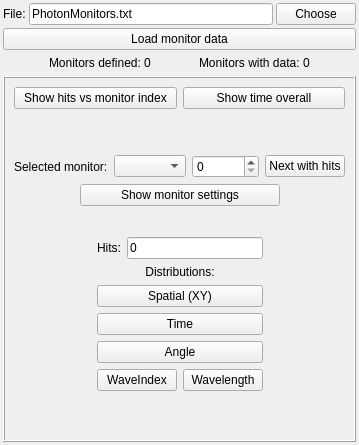
          <widget class="QWidget" name="tab_7">
           <attribute name="title">
            <string>Monitors</string>
           </attribute>
           <layout class="QVBoxLayout" name="verticalLayout_22">
            <property name="spacing">
             <number>3</number>
            </property>
            <property name="leftMargin">
             <number>3</number>
            </property>
            <property name="topMargin">
             <number>3</number>
            </property>
            <property name="rightMargin">
             <number>3</number>
            </property>
            <property name="bottomMargin">
             <number>3</number>
            </property>
            <item>
             <layout class="QHBoxLayout" name="horizontalLayout_39">
              <item>
               <widget class="QLabel" name="label_6">
                <property name="text">
                 <string>File:</string>
                </property>
               </widget>
              </item>
              <item>
               <widget class="QLineEdit" name="leMonitorsFileName">
                <property name="text">
                 <string>PhotonMonitors.txt</string>
                </property>
               </widget>
              </item>
              <item>
               <widget class="QPushButton" name="pbChooseMonitorsFile">
                <property name="text">
                 <string>Choose</string>
                </property>
               </widget>
              </item>
             </layout>
            </item>
            <item>
             <widget class="QPushButton" name="pbLoadMonitorsData">
              <property name="text">
               <string>Load monitor data</string>
              </property>
             </widget>
            </item>
            <item>
             <layout class="QHBoxLayout" name="horizontalLayout_40">
              <item>
               <spacer name="horizontalSpacer_39">
                <property name="orientation">
                 <enum>Qt::Horizontal</enum>
                </property>
                <property name="sizeHint" stdset="0">
                 <size>
                  <width>40</width>
                  <height>20</height>
                 </size>
                </property>
               </spacer>
              </item>
              <item>
               <widget class="QLabel" name="label_19">
                <property name="text">
                 <string>Monitors defined:</string>
                </property>
               </widget>
              </item>
              <item>
               <widget class="QLabel" name="labNumMonitors">
                <property name="text">
                 <string>0</string>
                </property>
                <property name="alignment">
                 <set>Qt::AlignCenter</set>
                </property>
               </widget>
              </item>
              <item>
               <spacer name="horizontalSpacer_41">
                <property name="orientation">
                 <enum>Qt::Horizontal</enum>
                </property>
                <property name="sizeHint" stdset="0">
                 <size>
                  <width>40</width>
                  <height>20</height>
                 </size>
                </property>
               </spacer>
              </item>
              <item>
               <widget class="QLabel" name="label_22">
                <property name="text">
                 <string>Monitors with data:</string>
                </property>
               </widget>
              </item>
              <item>
               <widget class="QLabel" name="labMonitorsWithHits">
                <property name="text">
                 <string>0</string>
                </property>
               </widget>
              </item>
              <item>
               <spacer name="horizontalSpacer_40">
                <property name="orientation">
                 <enum>Qt::Horizontal</enum>
                </property>
                <property name="sizeHint" stdset="0">
                 <size>
                  <width>40</width>
                  <height>20</height>
                 </size>
                </property>
               </spacer>
              </item>
             </layout>
            </item>
            <item>
             <widget class="QFrame" name="frMonitors">
              <property name="sizePolicy">
               <sizepolicy hsizetype="Preferred" vsizetype="Expanding">
                <horstretch>0</horstretch>
                <verstretch>0</verstretch>
               </sizepolicy>
              </property>
              <property name="frameShape">
               <enum>QFrame::Box</enum>
              </property>
              <property name="frameShadow">
               <enum>QFrame::Raised</enum>
              </property>
              <layout class="QVBoxLayout" name="verticalLayout_20">
               <item>
                <layout class="QHBoxLayout" name="horizontalLayout_38">
                 <property name="topMargin">
                  <number>0</number>
                 </property>
                 <item>
                  <widget class="QPushButton" name="pbShowMonitorHitDistribution">
                   <property name="text">
                    <string>Show hits vs monitor index</string>
                   </property>
                  </widget>
                 </item>
                 <item>
                  <widget class="QPushButton" name="pbShowMonitorTimeOverall">
                   <property name="text">
                    <string>Show time overall</string>
                   </property>
                  </widget>
                 </item>
                </layout>
               </item>
               <item>
                <spacer name="verticalSpacer_15">
                 <property name="orientation">
                  <enum>Qt::Vertical</enum>
                 </property>
                 <property name="sizeHint" stdset="0">
                  <size>
                   <width>20</width>
                   <height>40</height>
                  </size>
                 </property>
                </spacer>
               </item>
               <item>
                <layout class="QHBoxLayout" name="horizontalLayout_33">
                 <item>
                  <widget class="QLabel" name="label_12">
                   <property name="text">
                    <string>Selected monitor:</string>
                   </property>
                  </widget>
                 </item>
                 <item>
                  <widget class="QComboBox" name="cobMonitor">
                   <property name="sizePolicy">
                    <sizepolicy hsizetype="MinimumExpanding" vsizetype="Fixed">
                     <horstretch>0</horstretch>
                     <verstretch>0</verstretch>
                    </sizepolicy>
                   </property>
                  </widget>
                 </item>
                 <item>
                  <widget class="QSpinBox" name="sbMonitorIndex">
                   <property name="maximum">
                    <number>100000</number>
                   </property>
                  </widget>
                 </item>
                 <item>
                  <widget class="QPushButton" name="pbNextMonitor">
                   <property name="text">
                    <string>Next with hits</string>
                   </property>
                  </widget>
                 </item>
                </layout>
               </item>
               <item>
                <layout class="QHBoxLayout" name="horizontalLayout_34">
                 <item>
                  <spacer name="horizontalSpacer_35">
                   <property name="orientation">
                    <enum>Qt::Horizontal</enum>
                   </property>
                   <property name="sizeHint" stdset="0">
                    <size>
                     <width>40</width>
                     <height>20</height>
                    </size>
                   </property>
                  </spacer>
                 </item>
                 <item>
                  <widget class="QPushButton" name="pbShowProperties">
                   <property name="minimumSize">
                    <size>
                     <width>200</width>
                     <height>22</height>
                    </size>
                   </property>
                   <property name="text">
                    <string>Show monitor settings</string>
                   </property>
                  </widget>
                 </item>
                 <item>
                  <spacer name="horizontalSpacer_36">
                   <property name="orientation">
                    <enum>Qt::Horizontal</enum>
                   </property>
                   <property name="sizeHint" stdset="0">
                    <size>
                     <width>40</width>
                     <height>20</height>
                    </size>
                   </property>
                  </spacer>
                 </item>
                </layout>
               </item>
               <item>
                <layout class="QHBoxLayout" name="horizontalLayout_35">
                 <property name="topMargin">
                  <number>25</number>
                 </property>
                 <item>
                  <spacer name="horizontalSpacer_37">
                   <property name="orientation">
                    <enum>Qt::Horizontal</enum>
                   </property>
                   <property name="sizeHint" stdset="0">
                    <size>
                     <width>40</width>
                     <height>20</height>
                    </size>
                   </property>
                  </spacer>
                 </item>
                 <item>
                  <layout class="QVBoxLayout" name="verticalLayout_21">
                   <item>
                    <layout class="QHBoxLayout" name="horizontalLayout_36">
                     <item>
                      <widget class="QLabel" name="label_17">
                       <property name="text">
                        <string>Hits:</string>
                       </property>
                      </widget>
                     </item>
                     <item>
                      <widget class="QLineEdit" name="leDetections">
                       <property name="text">
                        <string>0</string>
                       </property>
                       <property name="readOnly">
                        <bool>true</bool>
                       </property>
                      </widget>
                     </item>
                    </layout>
                   </item>
                   <item>
                    <widget class="QLabel" name="label_18">
                     <property name="text">
                      <string>Distributions:</string>
                     </property>
                     <property name="alignment">
                      <set>Qt::AlignCenter</set>
                     </property>
                    </widget>
                   </item>
                   <item>
                    <widget class="QPushButton" name="pbMonitorShowXY">
                     <property name="minimumSize">
                      <size>
                       <width>0</width>
                       <height>22</height>
                      </size>
                     </property>
                     <property name="text">
                      <string>Spatial (XY)</string>
                     </property>
                    </widget>
                   </item>
                   <item>
                    <widget class="QPushButton" name="pbMonitorShowTime">
                     <property name="minimumSize">
                      <size>
                       <width>0</width>
                       <height>22</height>
                      </size>
                     </property>
                     <property name="text">
                      <string>Time</string>
                     </property>
                    </widget>
                   </item>
                   <item>
                    <widget class="QPushButton" name="pbMonitorShowAngle">
                     <property name="minimumSize">
                      <size>
                       <width>0</width>
                       <height>22</height>
                      </size>
                     </property>
                     <property name="text">
                      <string>Angle</string>
                     </property>
                    </widget>
                   </item>
                   <item>
                    <layout class="QHBoxLayout" name="horizontalLayout_37">
                     <property name="topMargin">
                      <number>0</number>
                     </property>
                     <item>
                      <widget class="QPushButton" name="pbMonitorShowWaveIndex">
                       <property name="minimumSize">
                        <size>
                         <width>0</width>
                         <height>22</height>
                        </size>
                       </property>
                       <property name="text">
                        <string>WaveIndex</string>
                       </property>
                      </widget>
                     </item>
                     <item>
                      <widget class="QPushButton" name="pbMonitorShowWavelength">
                       <property name="text">
                        <string>Wavelength</string>
                       </property>
                      </widget>
                     </item>
                    </layout>
                   </item>
                  </layout>
                 </item>
                 <item>
                  <spacer name="horizontalSpacer_38">
                   <property name="orientation">
                    <enum>Qt::Horizontal</enum>
                   </property>
                   <property name="sizeHint" stdset="0">
                    <size>
                     <width>40</width>
                     <height>20</height>
                    </size>
                   </property>
                  </spacer>
                 </item>
                </layout>
               </item>
               <item>
                <spacer name="verticalSpacer_16">
                 <property name="orientation">
                  <enum>Qt::Vertical</enum>
                 </property>
                 <property name="sizeHint" stdset="0">
                  <size>
                   <width>20</width>
                   <height>40</height>
                  </size>
                 </property>
                </spacer>
               </item>
              </layout>
             </widget>
            </item>
           </layout>
          </widget>
